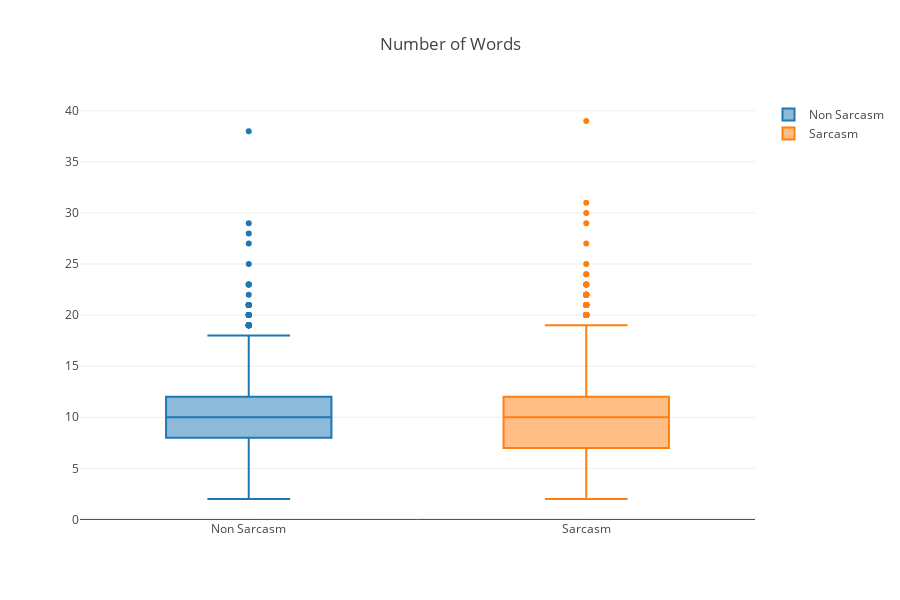

Notebook cell for this chart:
### Code cell
trace0 = go.Box(y = df[df['is_sarcastic'] == 0]['num_words'], name = 'Non Sarcasm')
trace1 = go.Box(y = df[df['is_sarcastic'] == 1]['num_words'], name = 'Sarcasm')
data = [trace0, trace1]
layout = go.Layout(title = 'Number of Words',
                   width = 900,
                   height = 600)
fig = go.Figure(data, layout)
pyo.offline.iplot(fig)

### Figure 1 — Plotly figure (JSON) as saved in the notebook; plotly's stock layout.template omitted (floating-point values rounded to 4 significant figures; data arrays with more than 128 entries replaced by an {"elided": "..."} marker saying what was removed)
{"data": [{"name": "Non Sarcasm", "type": "box", "uid": "e7f38f24-4aa9-4382-b6ea-fe03d69bd14e", "y": {"elided": "14985 int values"}}, {"name": "Sarcasm", "type": "box", "uid": "3f79c905-924b-405d-8c99-eb74501c8070", "y": {"elided": "11724 int values"}}], "layout": {"height": 600, "title": {"text": "Number of Words"}, "width": 900}}
